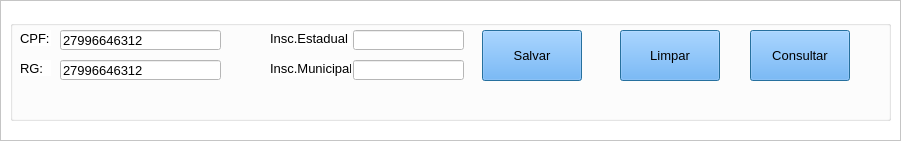
          <widget class="QFrame" name="frame_6">
           <property name="geometry">
            <rect>
             <x>10</x>
             <y>446</y>
             <width>901</width>
             <height>141</height>
            </rect>
           </property>
           <property name="styleSheet">
            <string notr="true">background-color: rgb(255, 255, 255);</string>
           </property>
           <property name="frameShape">
            <enum>QFrame::StyledPanel</enum>
           </property>
           <property name="frameShadow">
            <enum>QFrame::Raised</enum>
           </property>
           <widget class="QGroupBox" name="groupBox_32">
            <property name="geometry">
             <rect>
              <x>10</x>
              <y>20</y>
              <width>881</width>
              <height>101</height>
             </rect>
            </property>
            <property name="title">
             <string/>
            </property>
            <widget class="QLineEdit" name="inscrCliente">
             <property name="enabled">
              <bool>false</bool>
             </property>
             <property name="geometry">
              <rect>
               <x>343</x>
               <y>10</y>
               <width>111</width>
               <height>20</height>
              </rect>
             </property>
             <property name="font">
              <font>
               <family>Arial</family>
               <pointsize>10</pointsize>
              </font>
             </property>
             <property name="styleSheet">
              <string notr="true">background-color: rgb(255, 255, 255);</string>
             </property>
            </widget>
            <widget class="QLineEdit" name="incriMunoci">
             <property name="enabled">
              <bool>false</bool>
             </property>
             <property name="geometry">
              <rect>
               <x>343</x>
               <y>40</y>
               <width>111</width>
               <height>20</height>
              </rect>
             </property>
             <property name="font">
              <font>
               <family>Arial</family>
               <pointsize>10</pointsize>
              </font>
             </property>
             <property name="styleSheet">
              <string notr="true">background-color: rgb(255, 255, 255);</string>
             </property>
            </widget>
            <widget class="QLabel" name="label_52">
             <property name="geometry">
              <rect>
               <x>260</x>
               <y>10</y>
               <width>81</width>
               <height>16</height>
              </rect>
             </property>
             <property name="font">
              <font>
               <family>Arial</family>
               <pointsize>10</pointsize>
              </font>
             </property>
             <property name="text">
              <string>Insc.Estadual</string>
             </property>
            </widget>
            <widget class="QLabel" name="label_53">
             <property name="geometry">
              <rect>
               <x>260</x>
               <y>40</y>
               <width>81</width>
               <height>16</height>
              </rect>
             </property>
             <property name="font">
              <font>
               <family>Arial</family>
               <pointsize>10</pointsize>
              </font>
             </property>
             <property name="text">
              <string>Insc.Municipal</string>
             </property>
            </widget>
            <widget class="QLabel" name="label_51">
             <property name="geometry">
              <rect>
               <x>10</x>
               <y>40</y>
               <width>31</width>
               <height>16</height>
              </rect>
             </property>
             <property name="font">
              <font>
               <family>Arial</family>
               <pointsize>10</pointsize>
              </font>
             </property>
             <property name="text">
              <string>RG:</string>
             </property>
            </widget>
            <widget class="QPushButton" name="salvarCliente_2">
             <property name="geometry">
              <rect>
               <x>610</x>
               <y>10</y>
               <width>100</width>
               <height>51</height>
              </rect>
             </property>
             <property name="font">
              <font>
               <pointsize>10</pointsize>
               <weight>50</weight>
               <bold>false</bold>
              </font>
             </property>
             <property name="cursor">
              <cursorShape>PointingHandCursor</cursorShape>
             </property>
             <property name="focusPolicy">
              <enum>Qt::NoFocus</enum>
             </property>
             <property name="toolTip">
              <string>Limpar Formulario</string>
             </property>
             <property name="styleSheet">
              <string notr="true">background-color: rgb(85, 170, 255);</string>
             </property>
             <property name="text">
              <string>Limpar</string>
             </property>
             <property name="icon">
              <iconset>
               <normaloff>../Imagens/Atualizar.png</normaloff>../Imagens/Atualizar.png</iconset>
             </property>
             <property name="iconSize">
              <size>
               <width>81</width>
               <height>31</height>
              </size>
             </property>
             <property name="autoDefault">
              <bool>true</bool>
             </property>
             <property name="default">
              <bool>true</bool>
             </property>
             <property name="flat">
              <bool>false</bool>
             </property>
            </widget>
            <widget class="QLineEdit" name="cpfCliente">
             <property name="geometry">
              <rect>
               <x>50</x>
               <y>10</y>
               <width>161</width>
               <height>20</height>
              </rect>
             </property>
             <property name="font">
              <font>
               <family>Arial</family>
               <pointsize>10</pointsize>
              </font>
             </property>
             <property name="styleSheet">
              <string notr="true">background-color: rgb(255, 255, 255);</string>
             </property>
             <property name="text">
              <string>27996646312</string>
             </property>
            </widget>
            <widget class="QPushButton" name="salvarCliente">
             <property name="geometry">
              <rect>
               <x>472</x>
               <y>10</y>
               <width>100</width>
               <height>51</height>
              </rect>
             </property>
             <property name="font">
              <font>
               <pointsize>10</pointsize>
               <weight>50</weight>
               <bold>false</bold>
              </font>
             </property>
             <property name="cursor">
              <cursorShape>PointingHandCursor</cursorShape>
             </property>
             <property name="focusPolicy">
              <enum>Qt::WheelFocus</enum>
             </property>
             <property name="toolTip">
              <string>Salvar novo Cliente</string>
             </property>
             <property name="styleSheet">
              <string notr="true">background-color: rgb(85, 170, 255);</string>
             </property>
             <property name="text">
              <string>Salvar</string>
             </property>
             <property name="icon">
              <iconset>
               <normaloff>../Imagens/Savar.png</normaloff>../Imagens/Savar.png</iconset>
             </property>
             <property name="iconSize">
              <size>
               <width>81</width>
               <height>31</height>
              </size>
             </property>
             <property name="autoDefault">
              <bool>true</bool>
             </property>
             <property name="default">
              <bool>true</bool>
             </property>
             <property name="flat">
              <bool>false</bool>
             </property>
            </widget>
            <widget class="QLabel" name="label_50">
             <property name="geometry">
              <rect>
               <x>10</x>
               <y>10</y>
               <width>31</width>
               <height>16</height>
              </rect>
             </property>
             <property name="font">
              <font>
               <family>Arial</family>
               <pointsize>10</pointsize>
              </font>
             </property>
             <property name="text">
              <string>CPF:</string>
             </property>
            </widget>
            <widget class="QLineEdit" name="rgCliente">
             <property name="geometry">
              <rect>
               <x>50</x>
               <y>40</y>
               <width>161</width>
               <height>20</height>
              </rect>
             </property>
             <property name="font">
              <font>
               <family>Arial</family>
               <pointsize>10</pointsize>
              </font>
             </property>
             <property name="styleSheet">
              <string notr="true">background-color: rgb(255, 255, 255);</string>
             </property>
             <property name="text">
              <string>27996646312</string>
             </property>
            </widget>
            <widget class="QPushButton" name="salvarCliente_3">
             <property name="geometry">
              <rect>
               <x>740</x>
               <y>10</y>
               <width>100</width>
               <height>51</height>
              </rect>
             </property>
             <property name="font">
              <font>
               <pointsize>10</pointsize>
               <weight>50</weight>
               <bold>false</bold>
              </font>
             </property>
             <property name="cursor">
              <cursorShape>PointingHandCursor</cursorShape>
             </property>
             <property name="focusPolicy">
              <enum>Qt::WheelFocus</enum>
             </property>
             <property name="toolTip">
              <string>Salvar novo Cliente</string>
             </property>
             <property name="styleSheet">
              <string notr="true">background-color: rgb(85, 170, 255);</string>
             </property>
             <property name="text">
              <string>Consultar</string>
             </property>
             <property name="icon">
              <iconset>
               <normaloff>../Imagens/cad_pessoas.ico</normaloff>../Imagens/cad_pessoas.ico</iconset>
             </property>
             <property name="iconSize">
              <size>
               <width>81</width>
               <height>31</height>
              </size>
             </property>
             <property name="autoDefault">
              <bool>true</bool>
             </property>
             <property name="default">
              <bool>true</bool>
             </property>
             <property name="flat">
              <bool>false</bool>
             </property>
            </widget>
           </widget>
          </widget>
